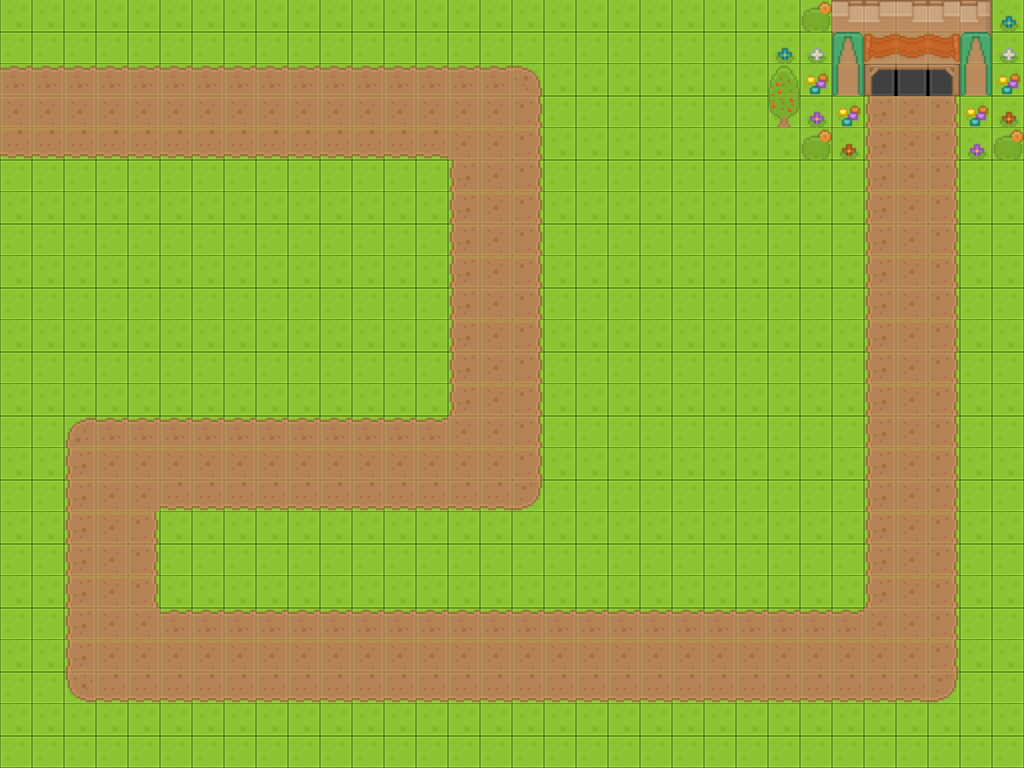

This game map was drawn from its Tiled (.tmx) file and the tilesets committed beside it. A one-line description and the trimmed map source follow:
An orthogonal 32x24 tile map with 32x32 px tiles, 4 tile layers (grass, path, decor, flowers trees) and 16 objects (7x path_rect, player_base, 1x, 3x, 2y, ...).

<map version="1.2" tiledversion="1.3.3" orientation="orthogonal" renderorder="right-down" width="32" height="24" tilewidth="32" tileheight="32" infinite="0" nextlayerid="8" nextobjectid="20">
 <tileset firstgid="1" source="roguelikeSheet_transparent 32 - 2 space.tsx" />
 <layer id="1" name="grass" width="32" height="24">
  <data>[768 cells, 768 non-empty, 4 distinct tile ids]</data>
 </layer>
 <layer id="2" name="path" width="32" height="24">
  <data>[768 cells, 276 non-empty, 16 distinct tile ids]</data>
 </layer>
 <layer id="6" name="decor" width="32" height="24">
  <data>[768 cells, 10 non-empty, 8 distinct tile ids]</data>
 </layer>
 <layer id="7" name="flowers trees" width="32" height="24">
  <data>[768 cells, 17 non-empty, 8 distinct tile ids]</data>
 </layer>
 <objectgroup id="4" name="base">
  <object id="8" name="player_base" type="player_base" x="832" y="0" width="160" height="96" />
 </objectgroup>
 <objectgroup id="3" name="turn triggers">
  <object id="1" name="mob_target_x" type="1x" x="496" y="64">
   <point />
  </object>
  <object id="2" name="mob_target_x" type="3x" x="112" y="416">
   <point />
  </object>
  <object id="3" name="mob_target_y" type="2y" x="448" y="464">
   <point />
  </object>
  <object id="4" name="mob_target_y" type="4y" x="160" y="656">
   <point />
  </object>
  <object id="5" name="mob_target_x" type="5x" x="912" y="608">
   <point />
  </object>
  <object id="9" name="mob_target_y" type="6y" x="864" y="64">
   <point />
  </object>
  <object id="10" name="mob_start" type="y" x="0" y="112">
   <properties>
    <property name="value" value="112" />
   </properties>
   <point />
  </object>
  <object id="11" name="path_width" x="0" y="67" width="8" height="90">
   <properties>
    <property name="value" value="90" />
   </properties>
  </object>
 </objectgroup>
 <objectgroup id="5" name="path_rects">
  <object id="12" name="path_rect" x="0" y="64" width="544" height="96" />
  <object id="13" name="path_rect" x="448" y="160" width="96" height="352" />
  <object id="14" name="path_rect" x="64" y="416" width="384" height="96" />
  <object id="15" name="path_rect" x="64" y="512" width="96" height="192" />
  <object id="17" name="path_rect" x="160" y="608" width="800" height="96" />
  <object id="18" name="path_rect" x="864" y="96" width="96" height="512" />
  <object id="19" name="path_rect" x="832" y="0" width="160" height="96" />
 </objectgroup>
</map>